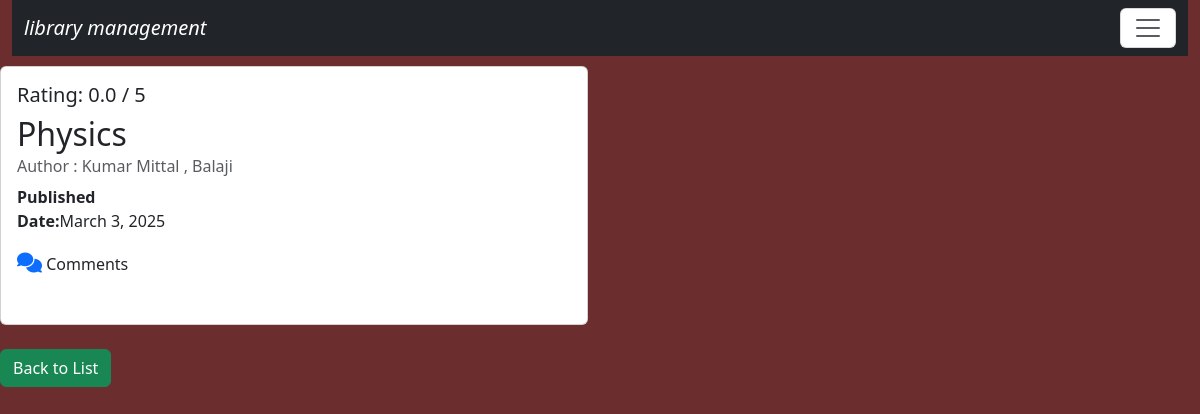
The page /bookdetail/20/ on the database its author committed.
### library/models.py (models this page shows, shortened)
class Book(models.Model):
    book_name=models.CharField(max_length=200)
    authors=models.ManyToManyField(Author)
    publish_year=models.DateField(null=True, blank=True)
    book_cate=models.CharField(max_length=200,null=True, blank=True)
    book_rating=models.FloatField(validators=[MinValueValidator(0),MaxValueValidator(5)],default=0.0)
    total_copies = models.PositiveIntegerField(default=1)
    available_copies = models.PositiveIntegerField(default=1)

class Author(models.Model):
    author_name=models.CharField(max_length=70)
    def __str__(self):
        return self.author_name

### library/views.py (the view)
# urls.py: path('bookdetail/<int:pk>/',views.viewbooks,name='viewsbook'),
def viewbooks(request,pk):
    book=Book.objects.get(pk=pk)
    if request.method=='POST':
        text=request.POST.get('text')
        if text:
            Comment.objects.create(user=request.user,book=book,text=text)
            return redirect('viewsbook',pk=pk)
    return render(request,'bookdetails.html',{'book':book })

### library/templates/bookdetails.html (shortened to what this page needs)
{% extends 'base.html' %}
{% load  static %}
{% block content %}
<div class="col-sm-6" style='margin-top:10px;'>
<div class="card">
    <div class="card-body">
        <h5>Rating: {{ book.book_rating }} / 5</h5>
        <h2 class="card-title">{{book.book_name}} </h2>
            <h6 class="card-subtitle mb-2 text-muted">Author : {{book.authors.all|join:" , "}}</h6>
        <div class="row mb-3">
            <div class="col-md-4">
                <p><strong>Published Date:</strong>{{book.publish_year}}
                     &nbsp;&nbsp;<a href="{% url 'comment' book.id %}"><i class="fa-solid fa-comments" style="font-size:20px; margin-top:20px;"></i></a></i>
                            Comments
            </div>
        </div>
    </div>
</div>
<div class="mt-4">
    <a href="{% url 'booklist' %}" class="btn btn-success">Back to List</a>
</div>
</div>
{% endblock content %}

### library/static/css/style.css (style rules this page uses)
body { background-color:rgb(107, 45, 45); color:antiquewhite; }

### rows shown on the page
Book: book_rating "0.0", book_name "Physics", authors.all "Kumar Mittal , Balaji", publish_year "March 3, 2025"
